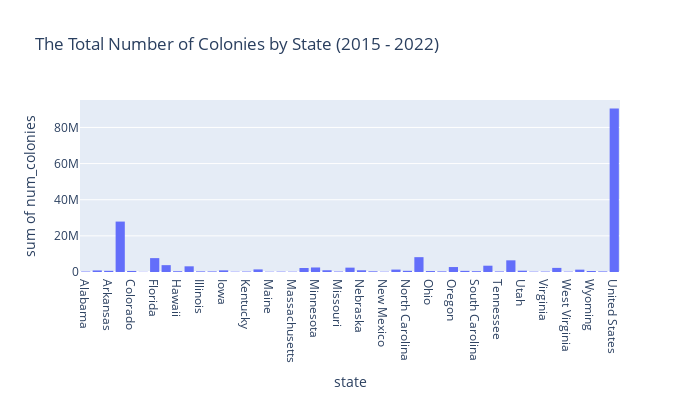
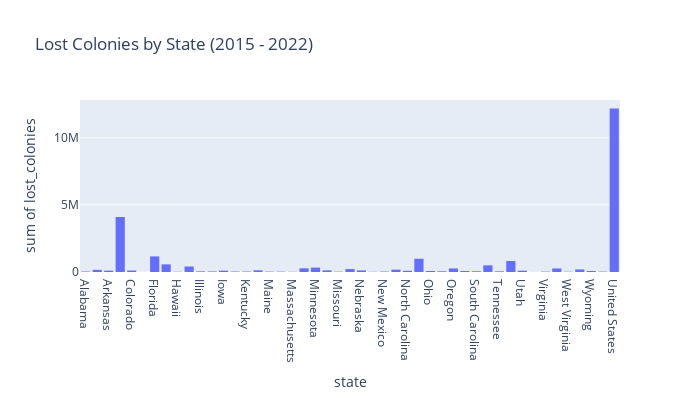
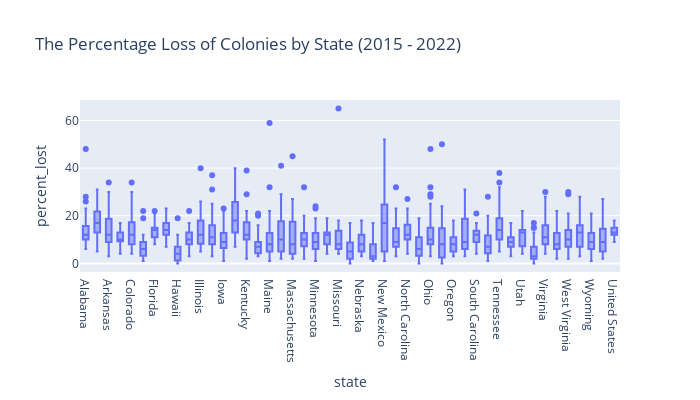
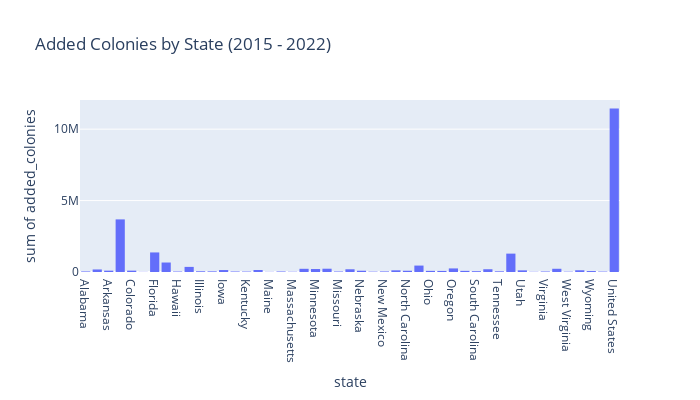

These figures' notebook cell, in order:
### Code cell
# Visualization of the total number of colonies over time
fig1 = px.histogram(df, x=df.state, y=df.num_colonies,
                    title='The Total Number of Colonies by State (2015 - 2022)',
                    width=700,
                    height=400,
                    labels={'year':'Year'})

#Visualization of lost colonies by state
fig2 = px.histogram(df, x=df.state, y=df.lost_colonies,
                    title='Lost Colonies by State (2015 - 2022)',
                    width=700,
                    height=400,
                    labels={'year':'Year'})

#Visualization of the percentage lost of colonies by states
fig3 = px.box(df, x=df.state, y=df.percent_lost,
                    title='The Percentage Loss of Colonies by State (2015 - 2022)',
                    width=700,
                    height=400,
                    labels={'year':'Year'})

#Visualization of added colonies by state
fig4 = px.histogram(df, x=df.state, y=df.added_colonies,
                    title='Added Colonies by State (2015 - 2022)',
                    width=700,
                    height=400,
                    labels={'year':'Year'})

fig1.show()
fig2.show()
fig3.show()
fig4.show()

### Figure 1 — Plotly figure (JSON) as saved in the notebook; plotly's stock layout.template omitted (floating-point values rounded to 4 significant figures; data arrays with more than 128 entries replaced by an {"elided": "..."} marker saying what was removed)
{"data": [{"alignmentgroup": "True", "bingroup": "x", "histfunc": "sum", "hovertemplate": "state=%{x}<br>sum of num_colonies=%{y}<extra></extra>", "legendgroup": "", "marker": {"color": "#636efa", "pattern": {"shape": ""}}, "name": "", "offsetgroup": "", "orientation": "v", "showlegend": false, "type": "histogram", "x": {"elided": "1453 str values"}, "xaxis": "x", "y": {"elided": "1453 int values"}, "yaxis": "y"}], "layout": {"barmode": "relative", "height": 400, "legend": {"tracegroupgap": 0}, "title": {"text": "The Total Number of Colonies by State (2015 - 2022)"}, "width": 700, "xaxis": {"anchor": "y", "domain": [0, 1], "title": {"text": "state"}}, "yaxis": {"anchor": "x", "domain": [0, 1], "title": {"text": "sum of num_colonies"}}}}

### Figure 2 — Plotly figure (JSON) as saved in the notebook; plotly's stock layout.template omitted (floating-point values rounded to 4 significant figures; data arrays with more than 128 entries replaced by an {"elided": "..."} marker saying what was removed)
{"data": [{"alignmentgroup": "True", "bingroup": "x", "histfunc": "sum", "hovertemplate": "state=%{x}<br>sum of lost_colonies=%{y}<extra></extra>", "legendgroup": "", "marker": {"color": "#636efa", "pattern": {"shape": ""}}, "name": "", "offsetgroup": "", "orientation": "v", "showlegend": false, "type": "histogram", "x": {"elided": "1453 str values"}, "xaxis": "x", "y": {"elided": "1453 int values"}, "yaxis": "y"}], "layout": {"barmode": "relative", "height": 400, "legend": {"tracegroupgap": 0}, "title": {"text": "Lost Colonies by State (2015 - 2022)"}, "width": 700, "xaxis": {"anchor": "y", "domain": [0, 1], "title": {"text": "state"}}, "yaxis": {"anchor": "x", "domain": [0, 1], "title": {"text": "sum of lost_colonies"}}}}

### Figure 3 — Plotly figure (JSON) as saved in the notebook; plotly's stock layout.template omitted (floating-point values rounded to 4 significant figures; data arrays with more than 128 entries replaced by an {"elided": "..."} marker saying what was removed)
{"data": [{"alignmentgroup": "True", "hovertemplate": "state=%{x}<br>percent_lost=%{y}<extra></extra>", "legendgroup": "", "marker": {"color": "#636efa"}, "name": "", "notched": false, "offsetgroup": "", "orientation": "v", "showlegend": false, "type": "box", "x": {"elided": "1453 str values"}, "x0": " ", "xaxis": "x", "y": {"elided": "1453 int values"}, "y0": " ", "yaxis": "y"}], "layout": {"boxmode": "group", "height": 400, "legend": {"tracegroupgap": 0}, "title": {"text": "The Percentage Loss of Colonies by State (2015 - 2022)"}, "width": 700, "xaxis": {"anchor": "y", "domain": [0, 1], "title": {"text": "state"}}, "yaxis": {"anchor": "x", "domain": [0, 1], "title": {"text": "percent_lost"}}}}

### Figure 4 — Plotly figure (JSON) as saved in the notebook; plotly's stock layout.template omitted (floating-point values rounded to 4 significant figures; data arrays with more than 128 entries replaced by an {"elided": "..."} marker saying what was removed)
{"data": [{"alignmentgroup": "True", "bingroup": "x", "histfunc": "sum", "hovertemplate": "state=%{x}<br>sum of added_colonies=%{y}<extra></extra>", "legendgroup": "", "marker": {"color": "#636efa", "pattern": {"shape": ""}}, "name": "", "offsetgroup": "", "orientation": "v", "showlegend": false, "type": "histogram", "x": {"elided": "1453 str values"}, "xaxis": "x", "y": {"elided": "1453 int values"}, "yaxis": "y"}], "layout": {"barmode": "relative", "height": 400, "legend": {"tracegroupgap": 0}, "title": {"text": "Added Colonies by State (2015 - 2022)"}, "width": 700, "xaxis": {"anchor": "y", "domain": [0, 1], "title": {"text": "state"}}, "yaxis": {"anchor": "x", "domain": [0, 1], "title": {"text": "sum of added_colonies"}}}}
